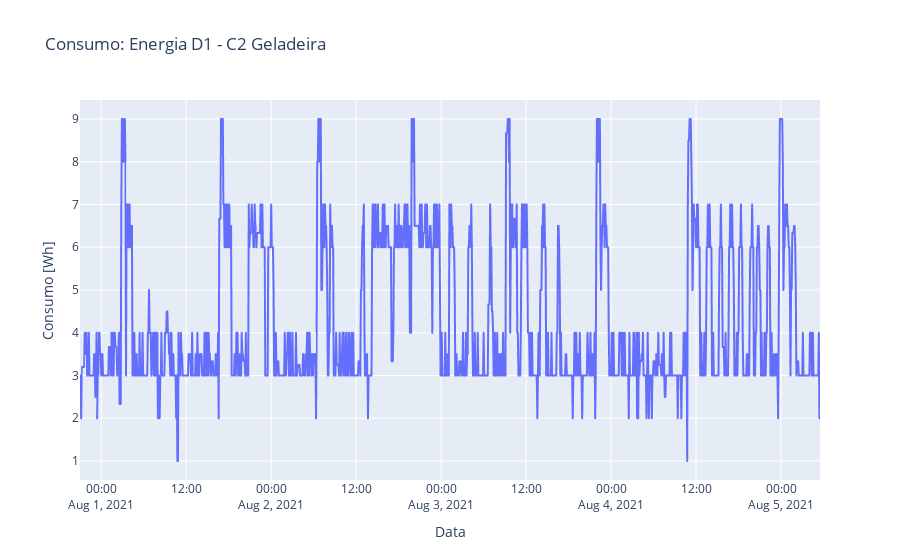

The notebook cell saved with this chart:
### Code cell
fig = px.line(x=measures_time_smooth, y=measures_smooth, title=f'Consumo: {data["device_name"]}')
fig.update_xaxes(title="Data")
fig.update_yaxes(title="Consumo [Wh]")
fig.show()

### Figure 1 — Plotly figure (JSON) as saved in the notebook; plotly's stock layout.template omitted (floating-point values rounded to 4 significant figures; data arrays with more than 128 entries replaced by an {"elided": "..."} marker saying what was removed)
{"data": [{"hovertemplate": "x=%{x}<br>y=%{y}<extra></extra>", "legendgroup": "", "line": {"color": "#636efa", "dash": "solid"}, "marker": {"symbol": "circle"}, "mode": "lines", "name": "", "showlegend": false, "type": "scattergl", "x": {"elided": "1255 str values"}, "xaxis": "x", "y": {"elided": "1255 float values"}, "yaxis": "y"}], "layout": {"autosize": true, "legend": {"tracegroupgap": 0}, "title": {"text": "Consumo: Energia D1 - C2 Geladeira"}, "xaxis": {"anchor": "y", "autorange": true, "domain": [0, 1], "range": ["2021-07-31 21:00:24", "2021-08-05 05:30:24"], "title": {"text": "Data"}, "type": "date"}, "yaxis": {"anchor": "x", "autorange": true, "domain": [0, 1], "range": [0.5556, 9.444], "title": {"text": "Consumo [Wh]"}, "type": "linear"}}}
